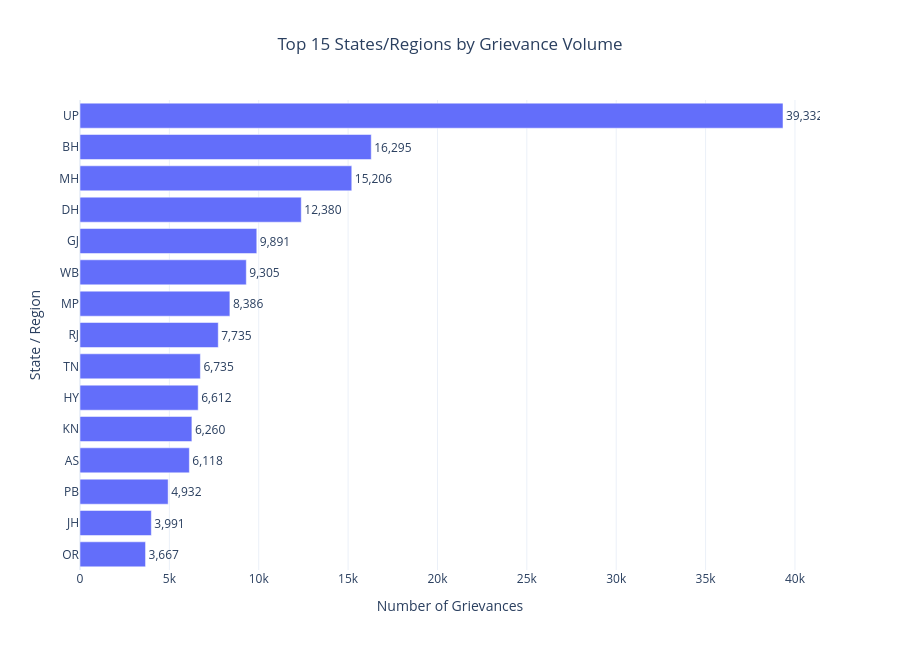

Notebook cell for this chart:
### Code cell
fig = px.bar(
    state_counts.head(15).sort_values("grievance_count"),
    x="grievance_count",
    y="state",
    orientation="h",
    text="grievance_count",
    title="Top 15 States/Regions by Grievance Volume",
    labels={
        "state": "State / Region",
        "grievance_count": "Number of Grievances"
    }
)

fig.update_traces(
    texttemplate="%{text:,}",
    textposition="outside"
)

fig.update_layout(
    height=650,
    template="plotly_white",
    title_x=0.5,
    xaxis=dict(showgrid=True),
    yaxis=dict(categoryorder="total ascending")
)

fig.show()

### Figure 1 — Plotly figure (JSON) as saved in the notebook; plotly's stock layout.template omitted (floating-point values rounded to 4 significant figures)
{"data": [{"hovertemplate": "Number of Grievances=%{text}<br>State / Region=%{y}<extra></extra>", "legendgroup": "", "marker": {"color": "#636efa", "pattern": {"shape": ""}}, "name": "", "orientation": "h", "showlegend": false, "text": [3667.0, 3991.0, 4932.0, 6118.0, 6260.0, 6612.0, 6735.0, 7735.0, 8386.0, 9305.0, 9891.0, 12380.0, 15210.0, 16300.0, 39330.0], "textposition": "outside", "texttemplate": "%{text:,}", "type": "bar", "x": [3667, 3991, 4932, 6118, 6260, 6612, 6735, 7735, 8386, 9305, 9891, 12380, 15206, 16295, 39332], "xaxis": "x", "y": ["OR", "JH", "PB", "AS", "KN", "HY", "TN", "RJ", "MP", "WB", "GJ", "DH", "MH", "BH", "UP"], "yaxis": "y"}], "layout": {"barmode": "relative", "height": 650, "legend": {"tracegroupgap": 0}, "title": {"text": "Top 15 States/Regions by Grievance Volume", "x": 0.5}, "xaxis": {"anchor": "y", "domain": [0, 1], "showgrid": true, "title": {"text": "Number of Grievances"}}, "yaxis": {"anchor": "x", "categoryorder": "total ascending", "domain": [0, 1], "title": {"text": "State / Region"}}}}
